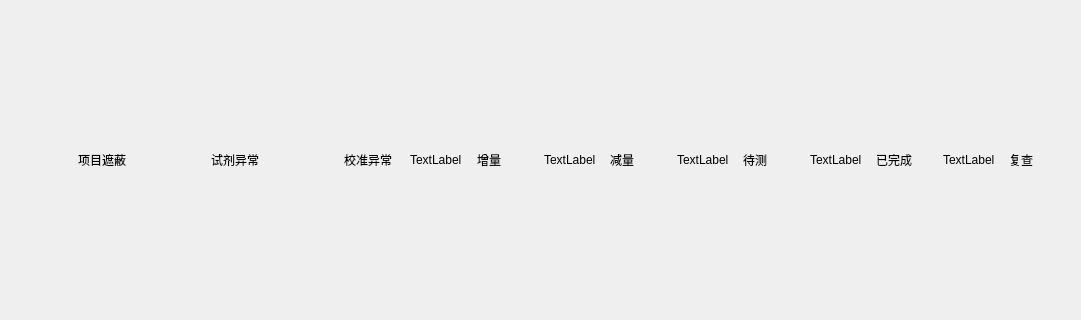
<?xml version="1.0" encoding="UTF-8"?>
<ui version="4.0">
 <class>statusLabel</class>
 <widget class="QWidget" name="statusLabel">
  <property name="geometry">
   <rect>
    <x>0</x>
    <y>0</y>
    <width>1081</width>
    <height>320</height>
   </rect>
  </property>
  <property name="windowTitle">
   <string>Form</string>
  </property>
  <layout class="QHBoxLayout" name="horizontalLayout">
   <item>
    <widget class="QLabel" name="label">
     <property name="minimumSize">
      <size>
       <width>16</width>
       <height>0</height>
      </size>
     </property>
     <property name="text">
      <string/>
     </property>
     <property name="states" stdset="0">
      <string>item_mask</string>
     </property>
    </widget>
   </item>
   <item>
    <widget class="QLabel" name="label_2">
     <property name="text">
      <string>项目遮蔽</string>
     </property>
    </widget>
   </item>
   <item>
    <widget class="QLabel" name="label_3">
     <property name="minimumSize">
      <size>
       <width>16</width>
       <height>0</height>
      </size>
     </property>
     <property name="text">
      <string/>
     </property>
     <property name="states" stdset="0">
      <string>reagentdis</string>
     </property>
    </widget>
   </item>
   <item>
    <widget class="QLabel" name="label_4">
     <property name="text">
      <string>试剂异常</string>
     </property>
    </widget>
   </item>
   <item>
    <widget class="QLabel" name="label_5">
     <property name="minimumSize">
      <size>
       <width>16</width>
       <height>0</height>
      </size>
     </property>
     <property name="text">
      <string/>
     </property>
     <property name="states" stdset="0">
      <string>caldis</string>
     </property>
    </widget>
   </item>
   <item>
    <widget class="QLabel" name="label_6">
     <property name="text">
      <string>校准异常</string>
     </property>
    </widget>
   </item>
   <item>
    <widget class="QLabel" name="label_7">
     <property name="text">
      <string>TextLabel</string>
     </property>
    </widget>
   </item>
   <item>
    <widget class="QLabel" name="label_8">
     <property name="text">
      <string>增量</string>
     </property>
    </widget>
   </item>
   <item>
    <widget class="QLabel" name="label_9">
     <property name="text">
      <string>TextLabel</string>
     </property>
    </widget>
   </item>
   <item>
    <widget class="QLabel" name="label_10">
     <property name="text">
      <string>减量</string>
     </property>
    </widget>
   </item>
   <item>
    <widget class="QLabel" name="label_11">
     <property name="text">
      <string>TextLabel</string>
     </property>
    </widget>
   </item>
   <item>
    <widget class="QLabel" name="label_16">
     <property name="text">
      <string>待测</string>
     </property>
    </widget>
   </item>
   <item>
    <widget class="QLabel" name="label_15">
     <property name="text">
      <string>TextLabel</string>
     </property>
    </widget>
   </item>
   <item>
    <widget class="QLabel" name="label_14">
     <property name="text">
      <string>已完成</string>
     </property>
    </widget>
   </item>
   <item>
    <widget class="QLabel" name="label_13">
     <property name="text">
      <string>TextLabel</string>
     </property>
    </widget>
   </item>
   <item>
    <widget class="QLabel" name="label_12">
     <property name="text">
      <string>复查</string>
     </property>
    </widget>
   </item>
  </layout>
 </widget>
 <resources/>
 <connections/>
</ui>
